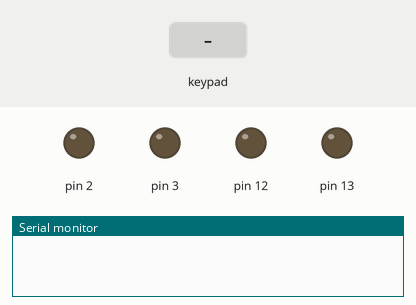
The sketch below on a simulated Arduino Uno, built with avr-gcc and run on an emulated ATmega328P. Shown: output pins drawn as LEDs (lit = HIGH), the last lines printed to the serial monitor. Dashed ring = blinking. The test bench sets the inputs (shaded band).

Above: at 1.2 s.
1.3 s: keypad keys 1 1 1 0 9 8 pressed 0.4 s apart
At 4.0 s:
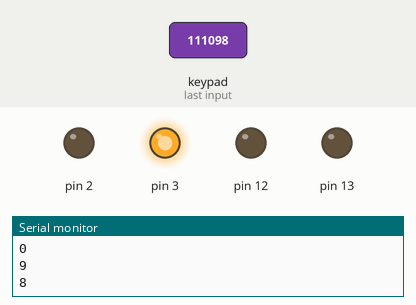
5.2 s: key 'A' pressed
At 5.5 s:
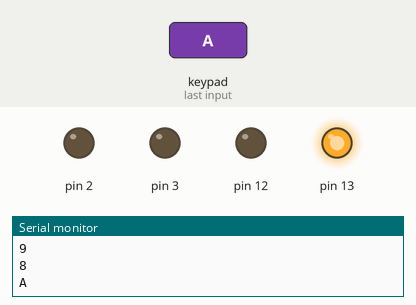
6.7 s: key '1' pressed
At 7.8 s:
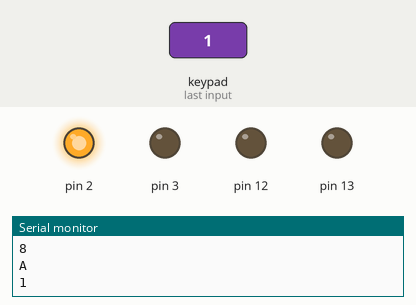
8.2 s: key '2' pressed
At 8.9 s:
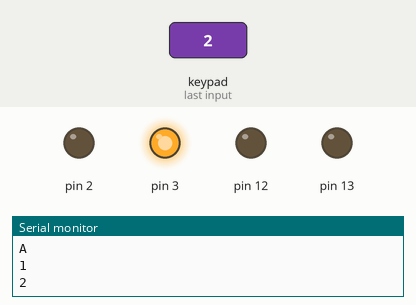
9.7 s: keypad keys 1 1 1 0 9 8 # pressed 0.4 s apart
At 12.8 s:
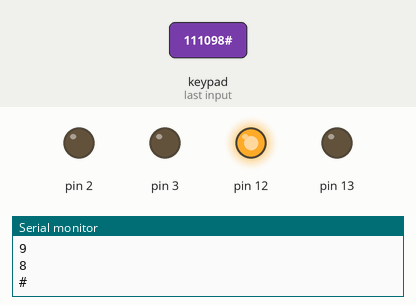
14.0 s: keypad keys 1 1 1 0 9 8 * pressed 0.4 s apart
At 15.4 s:
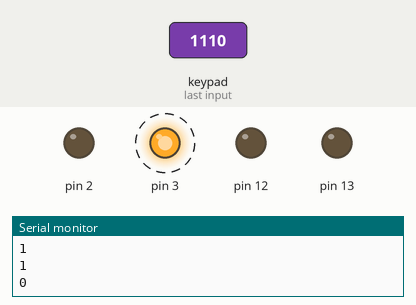
Timing chart, 0 to 17.9 s (numbered marks = the images above; inputs shaded):
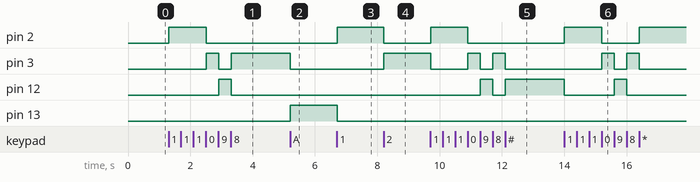

Measured:
- after the input at 1.3 s, pin 2: LOW → HIGH at once, → LOW 1.2 s later; pin 3: LOW → HIGH after 1.2 s, → LOW 0.40 s later, → HIGH 0.40 s later; pin 12: LOW → HIGH after 1.6 s, → LOW 0.40 s later
- after the input at 5.2 s, pin 3: HIGH → LOW at once; pin 13: LOW → HIGH at once
- after the input at 6.7 s, pin 2: LOW → HIGH at once; pin 13: HIGH → LOW at once
- after the input at 8.2 s, pin 2: HIGH → LOW at once; pin 3: LOW → HIGH at once
- after the input at 9.7 s, pin 2: LOW → HIGH at once, → LOW 1.2 s later; pin 3: goes LOW 1.2 s, HIGH 0.40 s, LOW 0.40 s, HIGH 0.39 s, then LOW, starting at once; pin 12: LOW → HIGH after 1.6 s, → LOW 0.40 s later, → HIGH 0.39 s later
- after the input at 14.0 s, pin 2: LOW → HIGH at once, → LOW 1.2 s later, → HIGH 1.2 s later; pin 3: alternates HIGH for 0.40 s and LOW for 0.40 s, 4 changes in all, then stays LOW, starting after 1.2 s; pin 12: HIGH → LOW at once, → HIGH 1.6 s later, → LOW 0.40 s later

The sketch:

KEYPAD_WITH_LIBRARY.ino
```cpp
#include <Keypad.h>

const byte ROWS = 4; //four rows
const byte COLS = 4; //four columns
char keys[ROWS][COLS] = {
  {'1','2','3','A'},
  {'4','5','6','B'},
  {'7','8','9','C'},
  {'*','0','#','D'}
};
byte rowPins[ROWS] = {11, 10, 9, 8}; //connect to the row pinouts of the keypad
byte colPins[COLS] = {7, 6, 5, 4}; //connect to the column pinouts of the keypad
Keypad keypad = Keypad( makeKeymap(keys), rowPins, colPins, ROWS, COLS );

void setup(){
   Serial.begin(9600);
  pinMode(2,OUTPUT);
  pinMode(3,OUTPUT);
  pinMode(12,OUTPUT);
  pinMode(13,OUTPUT);
   }
  void loop(){
  char key = keypad.getKey();
    if (key){
	digitalWrite(2,LOW);
    digitalWrite(3,LOW);
    digitalWrite(12,LOW);
    digitalWrite(13,LOW);
    Serial.println(key);
      for(int i=0;i<ROWS;i++){
        for(int j=0;j<COLS;j++){
          if(key==keys[i][j]){
            if(j==0){
            digitalWrite(2,HIGH);
            }
            if(j==1){
            digitalWrite(3,HIGH);
            }
            if(j==2){
            digitalWrite(12,HIGH);
            }
            if(j==3){
            digitalWrite(13,HIGH);
            }
          }
        }
      }
    }
}
```
